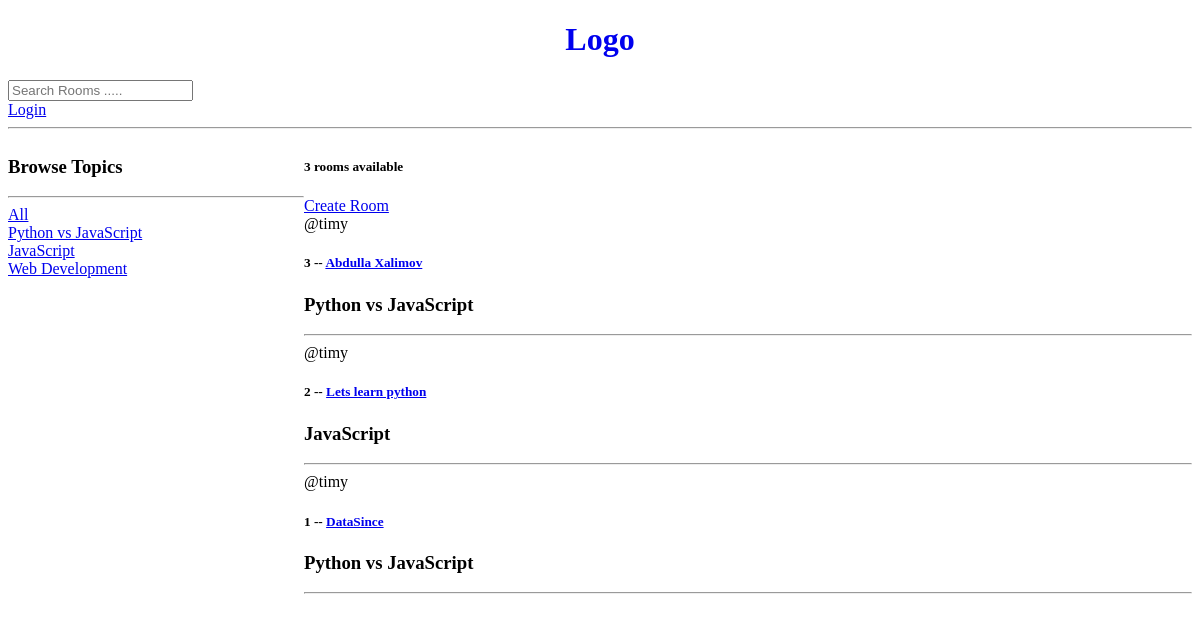
/, run on an earlier commit of the app's database.
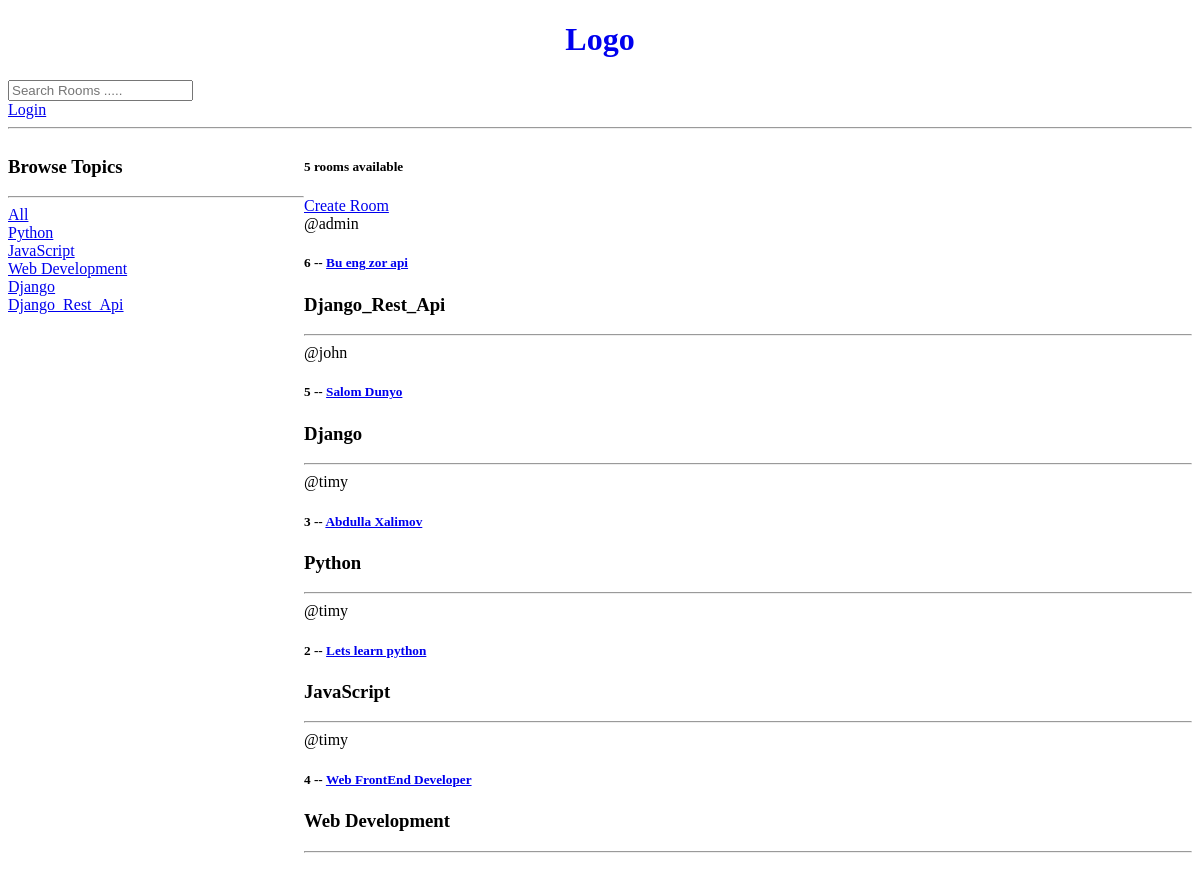
And on a later commit of the database.
### base/models.py (models this page shows, shortened)
class Topic(models.Model):
    name = models.CharField(max_length=200)
    def __str__(self) -> str:
        return self.name

class Room(models.Model):
    host = models.ForeignKey(User, on_delete=models.SET_NULL, null=True)
    topic = models.ForeignKey(Topic, on_delete=models.SET_NULL, null=True)
    name = models.CharField(max_length=200)
    description = models.TextField()
    updated = models.DateTimeField(auto_now=True)
    created = models.DateTimeField(auto_now_add=True)
    class Meta:
        ordering = ['-updated', '-created']

### base/views.py (the view)
# urls.py: path('', views.home, name='home'),
def home(request):
    q = request.GET.get('q') if request.GET.get('q') != None else ''
    rooms = Room.objects.filter(
        Q(topic__name__icontains=q) |
        Q(name__icontains=q) |
        Q(description__icontains=q)
    )
    topic = Topic.objects.all()
    room_count = rooms.count()
    context = {'rooms': rooms, 'topics': topic, 'room_count': room_count}
    return render(request, 'home.html', context)

### base/templates/home.html (shortened to what this page needs)
{% extends 'main.html' %}
{% load static %}
{% block content %}
<div class="home-container">
    <div>
        <h3>Browse Topics</h3>
        <hr>
        <div>
            <a href="{% url 'home' %}" >All </a>
        </div>
        {% for topic in topics %}
            <div>
                <a href="{% url 'home' %}?q={{topic.name}}" >{{topic.name}} </a>
            </div>
        {% endfor %}
    </div>
    <div>
        <h5>{{room_count}} rooms available </h5>
        <a href="{% url 'create_room' %}">Create Room</a>
        {% for room in rooms %}
            <div>
                <span>@{{room.host.username}}</span>
                <h5>{{room.id}} -- <a href="{% url 'room' room.id %}">{{room.name}}</a>
                <h3>{{room.topic}} </h3>
                <hr>
            </div>
        {% endfor %}
    </div>
</div>
{% endblock %}

### templates/main.html (shortened to what this page needs)
<!DOCTYPE html>
{% load static %}
<html lang="en">
<head>
</head>
<body>
    {% include 'navbar.html' %}
    {% block content %}
    {% endblock %}
</body>
</html>

### templates/navbar.html
<h1 style="text-align:center"><a href="{% url 'home' %}" style="text-decoration: none;">Logo</a> <h2>{{user.username}}</h2></h1>
 <form action="{% url 'home' %}" method="GET">
    <input type="text" name="q" id="" placeholder="Search Rooms .....">
 </form>
 {% if request.user.is_authenticated %}
 <a href="{% url 'logout' %}">LogOut</a>
 {% else %}
 <a href="{% url 'login' %}">Login</a>
 {% endif %}
 <hr>

### base/templates/home.html (style rules this page uses)
.home-container { display: grid; grid-template-columns: 1fr 3fr; }

What changed in the data, as far as the page shows it:
removed Room: host.username "timy", id "1", name "DataSince", topic "Python vs JavaScript"
changed Topic: name "Python vs JavaScript" → "Python"
added Topic: name "Django"
added Topic: name "Django_Rest_Api"
added Room: host.username "admin", id "6", name "Bu eng zor api", topic "Django_Rest_Api"
added Room: host.username "john", id "5", name "Salom Dunyo", topic "Django"
changed Room "Abdulla Xalimov": topic "Python vs JavaScript" → "Python"
added Room: host.username "timy", id "4", name "Web FrontEnd Developer", topic "Web Development"
Also different on the page:
{{ room_count }}: "3" → "5"
